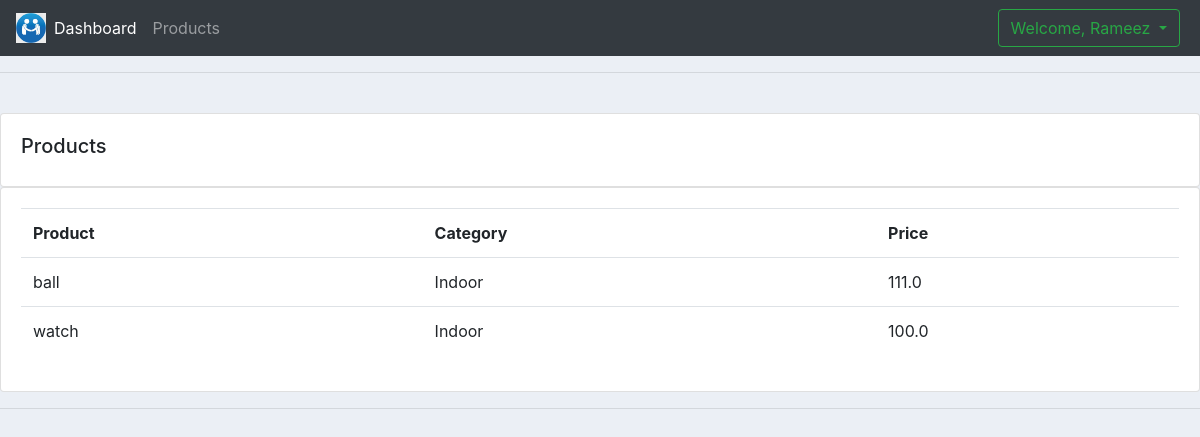
Screenshot of /products/ (signed in) with the database file from the repository.
### accounts/models.py (models this page shows, shortened)
class Product(models.Model):
	CATEGORY = (
			('Indoor', 'Indoor'),
			('Out Door', 'Out Door'),
			)
	name = models.CharField(max_length=200, null=True)
	price = models.FloatField(null=True)
	category = models.CharField(max_length=200, null=True, choices=CATEGORY)
	description = models.CharField(max_length=200, null=True)
	date_created = models.DateTimeField(auto_now_add=True, null=True)
	tags = models.ManyToManyField(Tag)

### accounts/views.py (the view)
# urls.py: path('products/',views.products,name='products'),
def products(request):
	if request.session.has_key('is_logged'):
		products = Product.objects.all()
		return render(request,'accounts/products.html', {'products':products})
	return redirect('login')

### accounts/templates/accounts/products.html
{% extends 'accounts/main.html' %}
{% block content %}
 		<br>
		<div class="row">
			<div class="col-md">
				<div class="card card-body">
					<h5>Products</h5>
				</div>
				<div class="card card-body">
					<table class="table">
						<tr>
							<th>Product</th>
							<th>Category</th>
							<th>Price</th>
						</tr>
						{% for i in products %}
							<tr>
								<td>{{i.name}}</td>
								<td>{{i.category}}</td>
								<td>{{i.price}}</td>
							</tr>
						{% endfor %}
					</table>
				</div>
			</div>
		</div>
{% endblock content %}

### accounts/templates/accounts/main.html (shortened to what this page needs)
{% load static %}
<!DOCTYPE html>
<html lang="en">
<head>
<link rel="stylesheet" href="https://stackpath.bootstrapcdn.com/bootstrap/4.4.1/css/bootstrap.min.css">
    <head>
	<link rel="stylesheet" href="https://stackpath.bootstrapcdn.com/bootstrap/4.3.1/css/bootstrap.min.css">
    <link rel="stylesheet" type="text/css" href="{% static '/css/main.css' %}">
</head>
<body>
   <nav class="navbar navbar-expand-lg navbar-dark bg-dark">
 <a href="/"><img src="{% static 'image/a.jfif' %}" style="width:30px;height:30px"></a>
  <div class="collapse navbar-collapse" id="navbarNav">
    <ul class="navbar-nav">
      <li class="nav-item active">
        <a class="nav-link" href="{% url 'home' %}">Dashboard</a>
      </li>
      <li class="nav-item">
        <a class="nav-link" href="{% url 'products' %}">Products</a>
      </li>
   </ul>
  </div>
  <ul class='navbar-nav'>
      <li class="nav-item dropdown">
        <a style="background-color:" class="dropdown-toggle btn btn-outline-success mx-1" href="#" id="navbarDropdownMenuLink" role="button" data-toggle="dropdown" aria-haspopup="true" aria-expanded="false">
          Welcome, {{user}}
        </a>
      </li>
    </ul>
</nav>
<hr>
{% block content %}
{% endblock content %}
<hr>
</body>
</html>

### static/css/main.css (style rules this page uses)
body { background-color: #ebeff5; }

### accounts/templates/accounts/main.html (style rules this page uses)
* { margin:0; padding:0; }
html { scroll-behavior: smooth; }

### rows the page displays
Product: name "ball", category "Indoor", price "111.0"
Product: name "watch", category "Indoor", price "100.0"

### other values shown
{{ user }} "Rameez"
